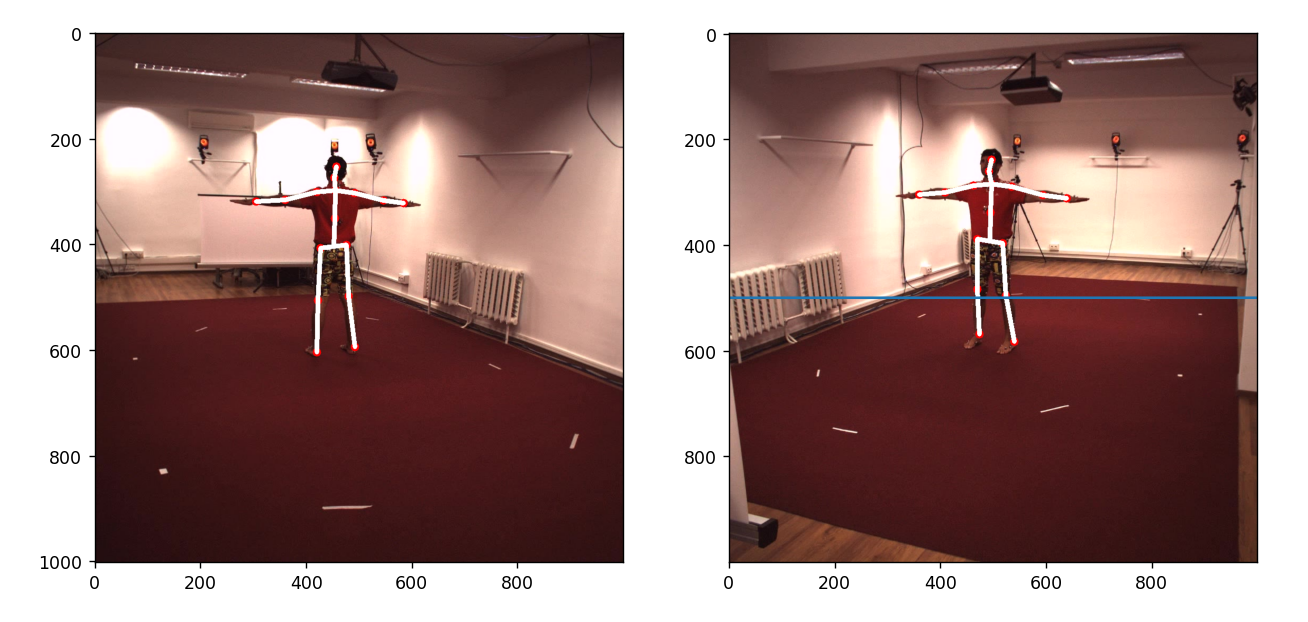

Write Python code to recreate this figure.
import pickle
import glob
import matplotlib.pyplot as plt
from epipolar_geometry import compute_fundamental, plot_epipolar_line 
from vis import show3Dpose, show2Dpose
import numpy as np
from PIL import Image
from epipolar_geometry import *



json_file_path = "annot/h36m_validation.pkl"
with open(json_file_path, 'rb') as f:
    data = pickle.load(f)

# 전체이미지 개수 : 1559752

root = 'images'

subject_all_folder = glob.glob(root + '/*')

S_all_image_folder = []

for S in subject_all_folder:

    S_action = glob.glob(S + '/*')
    S_all_image_folder.append([glob.glob(A) for A in S_action])
    
   



"""
image: 이미지 파일명
joints_2d : 2D 조인트 좌표
joints_3d : 3D 조인트 좌표
joints_3d_camera: ??? joints_3d랑 같음
joints_vis: (17,3)이고 모두 1
video_id : 비디오 번호
image_id: 이미지 번호
subject: 배우번호
action : 액션 번호
subaction: 서브액션 번호
camera_id : 카메라 번호
source : h36m
camera: 카메라 파라미터
    R: 로테이션 매트릭스 (3,3)
    T: 트렌스레이션 벡터 (3,)
    fx,fy: focal length 각각 스칼라값
    cx,cy: principal point 각각 스칼라값
    k: 렌즈왜곡계수 (3,1)
    p: 렌즈왜곡계수 (2,1)
center: 센터 좌표 
scale : 스케일
box : 박스 좌표
"""




cams = [0,1,2,3]
all_cams = [0,1,2,3]

sample = dict()
anno3d = dict()


plt.ion()
fig = plt.figure(figsize=(12,12))
# for 0 in range(len(S_all_image_folder[0])):       # 18432개의 frame 

#     # if (0<len(S_all_image_folder[0]) )& (0 == 0):
# for c_idx, cam in enumerate(cams):
#     p2d = data[0]['joints_2d']
#     p3d = data[0]['joints_3d']

#     sample['cam' + str(data[0]['camera_id'])] = p2d
#     anno3d['cam' + str(data[0]['camera_id'])] = p3d


# poses_2d = sample
# poses_3d = anno3d  # 카메라0,1,2,3 순으로 

vis_2d_cam0 = data[0]['joints_2d']
vis_2d_cam1 = data[2356]['joints_2d']
# vis_2d_cam2 = poses_2d['cam2']
# vis_2d_cam3 = poses_2d['cam3']

# vis_3d_cam0 = poses_3d['cam0']
# R=data[0]['camera']['R']
# vis_3d_cam0_R = np.matmul(poses_3d['cam0'],R)
# vis_3d_cam1 = poses_3d['cam1']
# vis_3d_cam2 = poses_3d['cam2']
# vis_3d_cam3 = poses_3d['cam3']

# ax = fig.add_subplot('121', projection='3d', aspect='auto')
# show3Dpose(vis_3d_cam0, ax, data_type='h36m', radius=1500, lcolor='blue',angles=(20,-60))

# ax = fig.add_subplot('121', projection='3d', aspect='auto')
# show3Dpose(vis_3d_cam0_R, ax, data_type='h36m', radius=1500, lcolor='blue',angles=(20,-60))


# ax = fig.add_subplot('242', projection='3d', aspect='auto')
# show3Dpose(vis_3d_cam1, ax, data_type='h36m', radius=1500, lcolor='blue',angles=(20,-60))

# ax = fig.add_subplot('243', projection='3d', aspect='auto')
# show3Dpose(vis_3d_cam2, ax, data_type='h36m', radius=1500, lcolor='blue',angles=(20,-60))

# ax = fig.add_subplot('244', projection='3d', aspect='auto')
# show3Dpose(vis_3d_cam3, ax, data_type='h36m', radius=1500, lcolor='blue',angles=(20,-60))
# -----------------------------------------------------------------------------------------


ax = fig.add_subplot(121)
show2Dpose(vis_2d_cam0, ax, data_type='h36m', image_size=(1000,1002),img_path="images/"+data[0]['image'])

ax = fig.add_subplot(122)
show2Dpose(vis_2d_cam1, ax, data_type='h36m', image_size=(1000,1002),img_path="images/"+data[2356]['image'])

F=compute_fundamental(vis_2d_cam0,vis_2d_cam1)
line_x,line_y=plot_epipolar_line("images/"+data[2356]['image'],F,vis_2d_cam0[2])
ax.plot(line_x,line_y)

# ax = fig.add_subplot('247')
# show2Dpose(vis_2d_cam2, ax, data_type='h36m', image_size=(1000,1002))

# ax = fig.add_subplot('248')
# show2Dpose(vis_2d_cam3, ax, data_type='h36m', image_size=(1000,1002))

plt.draw()
plt.pause(100)
    # else:
    #     pass
    
